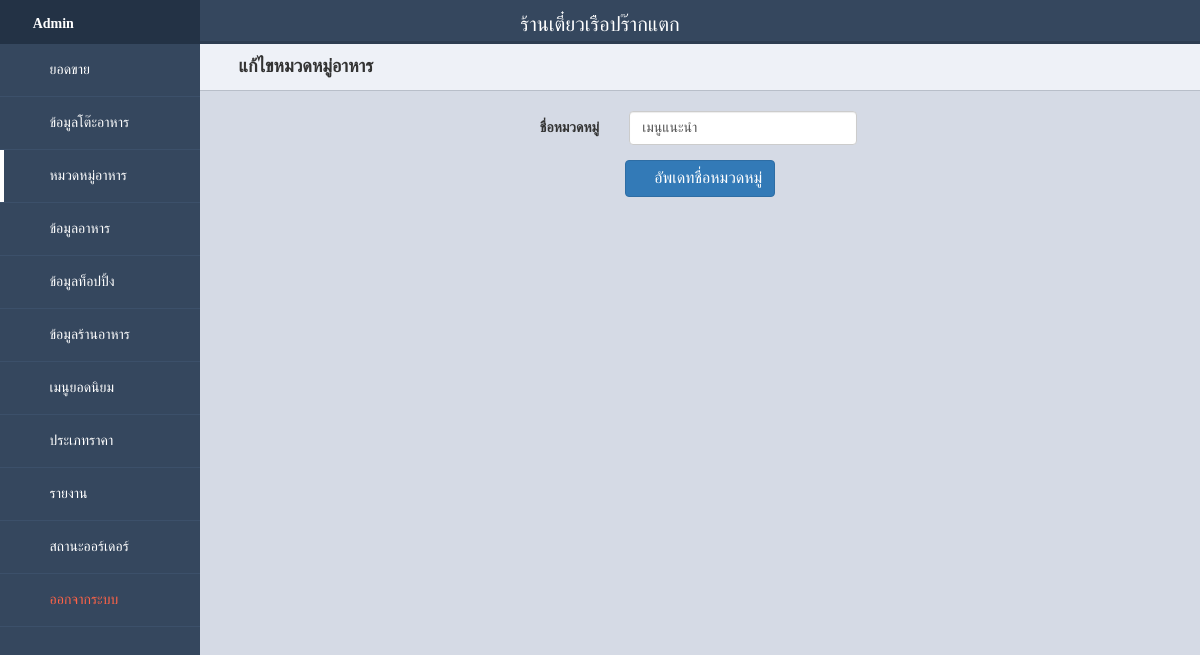
Screenshot of /admin/index.php?page=foodcategory_edit&foodtype_id=1 with the database file from the repository.
### tables this page shows
CREATE TABLE `restaurant` (
  `id_restaurant` int(11) NOT NULL,
  `restaurant_name` varchar(100) NOT NULL,
  `restaurant_address` text NOT NULL,
  `restaurant_tel` varchar(10) NOT NULL,
  `restaurant_img` varchar(255) NOT NULL COMMENT 'รูปโลโก้ร้าน'
);

CREATE TABLE `food_type` (
  `foodtype_id` int(11) NOT NULL,
  `foodtype_name` varchar(100) NOT NULL,
  `foodtype_status` varchar(1) NOT NULL
);

### admin/foodcategory_edit.php (the view, shortened to what this page needs)
<?php $foodtype_id = $_REQUEST["foodtype_id"]; ?>
<div class="title"><i class="fa fa-plus-circle" aria-hidden="true"></i> แก้ไขหมวดหมู่อาหาร</div><br>
<form id="frm" method="post" class="form-horizontal" action="?page=foodcategory_update" name="frm">
    <div class="form-group">
		<label class="col-sm-5 control-label">ชื่อหมวดหมู่</label>
		<div class="col-sm-3 type_name">
        <?php
		$sql="select * from food_type inner join foodtype_status on food_type.foodtype_status=foodtype_status.foodtypestatus_id where foodtype_id=$foodtype_id";
		$result=$db->query($sql);
		while($row=$result->fetch_array(MYSQLI_BOTH)){
	    ?>
			<input type="text" class="form-control" name="type_name" id="type_name" required="required" onBlur="chktype_name();" value="<?=$row["foodtype_name"]?>"></input>
        </div>
    </div>
				<?php
				$sql="select * from foodtype_status ORDER BY foodtypestatus_id ASC";
				$result=$db->query($sql);
				?>
                <?php }?>
		<div class="form-group" align="center">
            <button class="btn btn-primary" type="button" style="font-size:16px" title="บันทึก" onClick="confirmdata();"name="buttontext"><i class="fa fa-save" ></i> อัพเดทชื่อหมวดหมู่</button>
		</div>
  </form>

### admin/index.php (shortened to what this page needs)
<?php include("config.php"); ?>
<!DOCTYPE html>
<html>
	<head>
		<link rel="stylesheet" href="css/bootstrap.min.css">
		<link rel="stylesheet" href="css/main.css">
		<link rel="stylesheet" href="fonts/Mali.css">
		<link rel="stylesheet" href="fonts/font-awesome.min.css">
		<link rel="stylesheet" href="css/ionicons.min.css">
		<link rel="stylesheet" href="css/dataTables.main.css"/>
		<link rel="stylesheet" href="css/jquery.fancybox.min.css" media="screen">
	</head>
	<body>
		<div class="header">
			<?php
			$sql="select * from restaurant";
			$result=$db->query($sql);
			while($row=$result->fetch_array(MYSQLI_BOTH)){
			?>
			<div class="namestore"><?=$row["restaurant_name"]?></div>
			<?php
			}
			?>
		</div>
		<div class="side-nav">
			<div class="logo">
			<i class="fa fa-tachometer">
				<a href="index.php"></i> Admin</a>
			</div>
			<nav>
				<ul>
					<li <?php if($_GET['page']=="main") echo'class="active"'?>>
						<a href="index.php" title="ยอดขาย">
							<span><i class="fa fa-bar-chart"></i></span>
							<span>ยอดขาย</span>
						</a>
					</li>
					<li <?php if($_GET['page']=="datatable") echo'class="active"'?>
						<?php if($_GET['page']=="datatable_edit") echo'class="active"'?>>
						<a href="?page=datatable" title="ข้อมูลโต๊ะอาหาร">
							<span><i class="fa fa-table"></i></span>
							<span>ข้อมูลโต๊ะอาหาร</span>
						</a>
					</li>
					<li <?php if($_GET['page']=="foodcategory") echo'class="active"'?>
					<?php if($_GET['page']=="foodcategory_new") echo'class="active"'?>
					<?php if($_GET['page']=="foodcategory_edit") echo'class="active"'?>>
						<a href="?page=foodcategory" title="หมวดหมู่อาหาร">
							<span><i class="fa fa-th-list"></i></span>
							<span>หมวดหมู่อาหาร</span>
						</a>
					</li>
					<li <?php if($_GET['page']=="foodinformation") echo'class="active"'?>
					<?php if($_GET['page']=="foodinformation_new") echo'class="active"'?>
					<?php if($_GET['page']=="foodinformation_edit") echo'class="active"'?>>
						<a href="?page=foodinformation" title="ข้อมูลอาหาร">
							<span><i class="fa fa-th"></i></span>
							<span>ข้อมูลอาหาร</span>
						</a>
					</li>
					<li <?php if($_GET['page']=="food_topping") echo'class="active"'?>
					<?php if($_GET['page']=="food_topping_new") echo'class="active"'?>
					<?php if($_GET['page']=="food_topping_edit") echo'class="active"'?>>
						<a href="?page=food_topping" title="ข้อมูลอาหาร">
							<span><i class="fa fa-fort-awesome"></i></span>
							<span>ข้อมูลท็อปปิ้ง</span>
						</a>
					</li>
					<li <?php if($_GET['page']=="restaurant") echo'class="active"'?>
					<?php if($_GET['page']=="restaurant_edit") echo'class="active"'?>>
						<a href="?page=restaurant" title="ข้อมูลร้านอาหาร">
							<span><i class="fa fa-cogs"></i></span>
							<span>ข้อมูลร้านอาหาร</span>
						</a>
					</li>
					<li <?php if($_GET['page']=="popularmenu") echo'class="active"'?>>
						<a href="?page=popularmenu" title="เมนูยอดนิยม">
							<span><i class="fa fa-thumbs-up"></i></span>
							<span>เมนูยอดนิยม</span>
						</a>
					</li>
					<li <?php if($_GET['page']=="price_category") echo'class="active"'?>
					<?php if($_GET['page']=="price_category_edit") echo'class="active"'?>>
						<a href="?page=price_category" title="ประเภทราคา">
							<span><i class="fa fa-star-half-o"></i></span>
							<span>ประเภทราคา</span>
						</a>
					</li>
					<li <?php if($_GET['page']=="report") echo'class="active"'?>>
						<a href="?page=report" title="รายงาน">
							<span><i class="fa fa-line-chart"></i></span>
							<span>รายงาน</span>
						</a>
					</li>
					<li <?php if($_GET['page']=="orders") echo'class="active"'?>>
						<a href="?page=orders" title="ออร์เดอร์">
							<span><i class="fa fa-sort"></i></span>
							<span>สถานะออร์เดอร์</span>
						</a>
					</li>
					<li <?php if($_GET['page']=="logout") echo'class="active"'?>>
						<a href="?page=logout" title="ออกจากระบบ">
							<span><i class="fa fa-sign-out"></i></span>
							<span style="color: tomato;">ออกจากระบบ</span>
						</a>
					</li>
				</ul>
			</nav>
		</div>
		<div class="main-content">
		<?php
		if(@$_GET['fd'])
		$file=$_GET['fd']."/".$_GET['page'].".php";
		else
		$file=@$_GET['page'].".php";
		if(is_file($file)){
		require_once("$file");
		}
		else{
		require_once("main.php");
		}
		?>
		</div>
	</body>
</html>

### admin/css/main.css (style rules this page uses)
* { box-sizing: border-box; }
body { margin: 0; padding: 0; font-family: 'Mali', cursive; background-color: #d5dae5; -webkit-font-smoothing: antialiased; -moz-osx-font-smoothing: grayscale; }
.header { position: absolute; width: 100%; z-index: 3; height: 44px; background-color: #fff; border-bottom: 3px solid #2d3d51; }
.form-horizontal { text-align: center; }
.form-control { width: 80%; text-align: center; display: inline; }
.namestore { margin-top: 10px; color: #233245; text-align: center; font-size: 20px; }
.logo { height: 44px; padding: 10px; font-weight: 700; }
.side-nav .logo { background-color: #233245; color: #fff; }
.logo i { font-size: 22px; }
.nav-trigger span, .nav-trigger span:before, span:after { width: 20px; height: 2px; background-color: #35475e; position: absolute; }
.side-nav { position: absolute; width: 100%; height: 110vh; background-color: #35475e; z-index: 1; display: none; }
.side-nav ul { margin: 0; padding: 0; }
.side-nav ul li { padding: 16px 16px; border-bottom: 1px solid #3c506a; position: relative; }
.side-nav ul li.active:before { content: ''; position: absolute; width: 4px; height: 100%; top: 0; left: 0; background-color: #fff; }
.side-nav ul li a { color: #fff; display: block; text-decoration: none; }
.side-nav ul li i { color: #0497df; min-width: 20px; text-align: center; }
.side-nav ul li span:nth-child(2) { margin-left: 10px; font-size: 14px; }
.main-content { padding: 40px; margin-top: 0; padding: 0; padding-top: 44px; height: 100%; overflow: scroll; }
.main-content .title { background-color: #eef1f7; border-bottom: 1px solid #b8bec9; padding: 10px 20px; font-weight: 700; color: #333; font-size: 18px; }
@media screen and (min-width: 600px) { .form-control { width: 80%; text-align: left; } }
@media screen and (min-width: 600px) { .form-horizontal { text-align: center; } }
@media screen and (min-width: 600px) { .namestore { margin-top: 10px; color: #fff; text-align: center; font-size: 20px; } }
@media screen and (min-width: 600px) { .header { background-color: #35475e; z-index: 1; } }
@media screen and (min-width: 600px) { .nav-trigger span, .nav-trigger span:before, span:after { background-color: #fff; } }
@media screen and (min-width: 600px) { .side-nav { position: fixed; display: block; width: 70px; z-index: 2; max-height: 100%; overflow-x: hidden; } }
@media screen and (min-width: 600px) { .side-nav ul li span:nth-child(2) { display: none; } }
@media screen and (min-width: 600px) { .side-nav .logo i { padding-left: 12px; } }
@media screen and (min-width: 600px) { .side-nav .logo a { display: none; text-decoration: none; color: #fff; } }
@media screen and (min-width: 600px) { .side-nav ul li i { font-size: 26px; } }
@media screen and (min-width: 600px) { .side-nav ul li a { text-align: center; } }
@media screen and (min-width: 600px) { .main-content { margin-left: 70px; } }
@media screen and (min-width: 800px) { .form-control { width: 100%; text-align: left; } }
@media screen and (min-width: 800px) { .form-horizontal { text-align: left; } }
@media screen and (min-width: 800px) { .side-nav { width: 200px; } }
@media screen and (min-width: 800px) { .side-nav ul li span:nth-child(2) { display: inline-block; } }
@media screen and (min-width: 800px) { .side-nav ul li i { font-size: 16px; } }
@media screen and (min-width: 800px) { .side-nav ul li a { text-align: left; } }
@media screen and (min-width: 800px) { .side-nav .logo i { padding-left: 0; } }
@media screen and (min-width: 800px) { .side-nav .logo a { display: inline-block; text-decoration: none; color: #fff; } }
@media screen and (min-width: 800px) { .main-content { margin-left: 200px; } }

### rows the page displays
restaurant: restaurant_name "ร้านเตี๋ยวเรือปร๊ากแตก"
food_type: type_name "เมนูแนะนำ"
